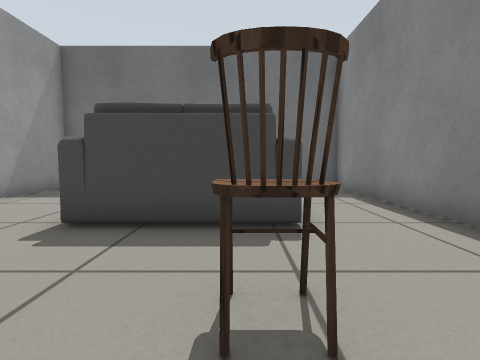
view 1 (above)

17 first-person views from a walk through a world built for the Gazebo simulator. The camera is 0.5 m above the floor, tilts 4° down and sees 80° across. The floor is counted in squares, 0.5 m on a side. Each view is taken from the middle of a square. On the plan, view 1 faces up. The plan holds only what a view shows up to about 11 squares ahead; the rest is blank. The robots in the file are not drawn. Some surface patterns are stand-ins.

view 2
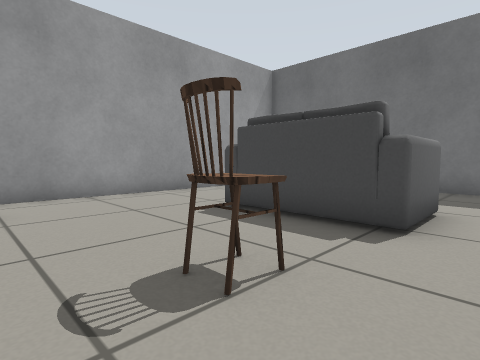

view 3
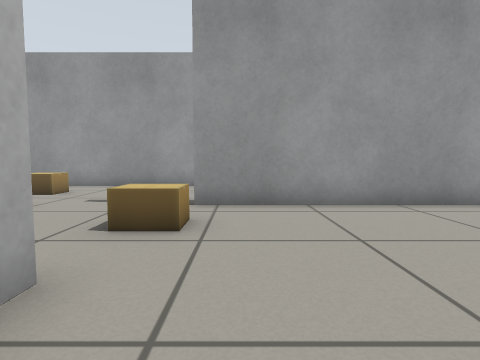

view 4
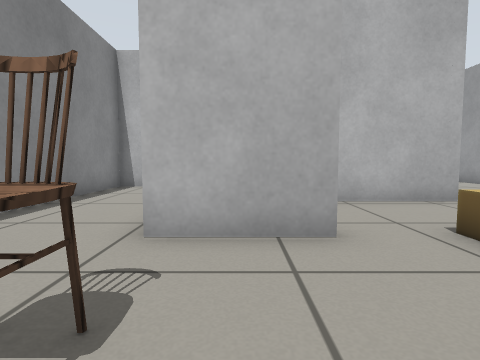

view 5
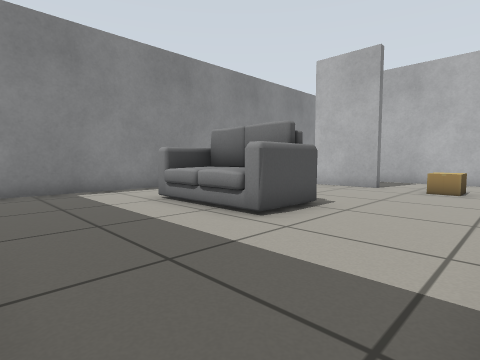

view 6
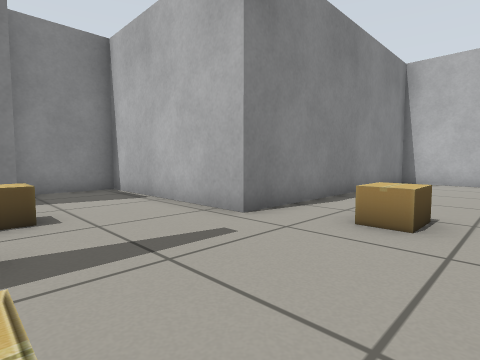

view 7
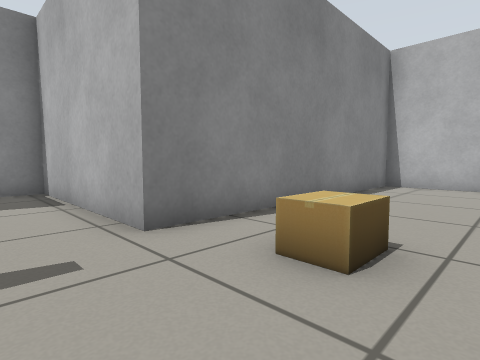

view 8
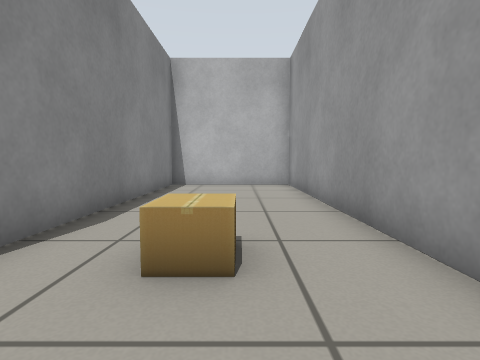

view 9
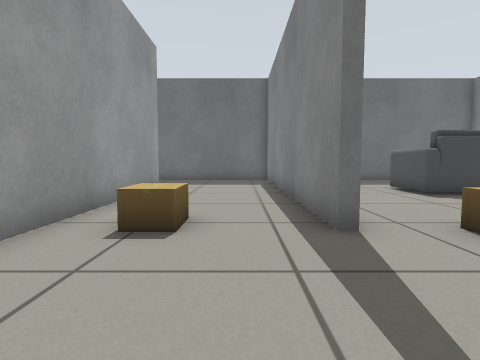

view 10
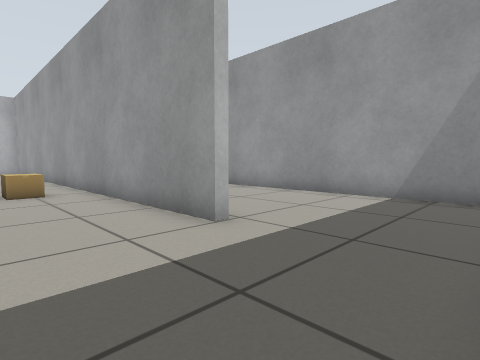

view 11
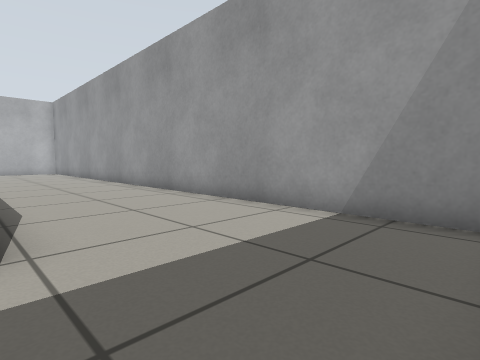

view 12
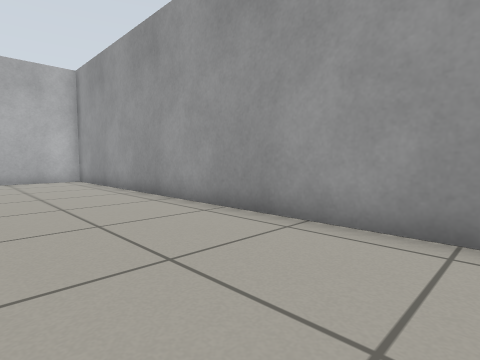

view 13
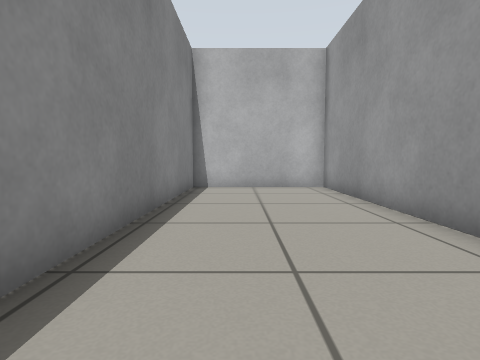

view 14
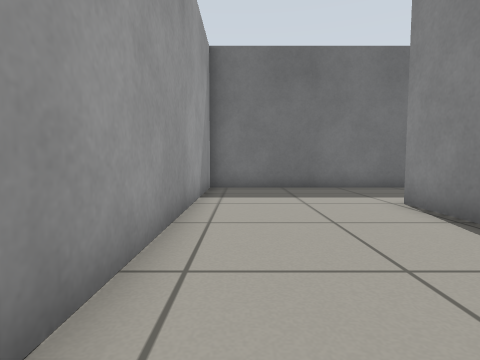

view 15
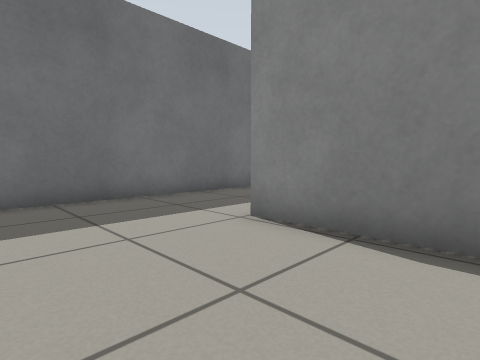

view 16
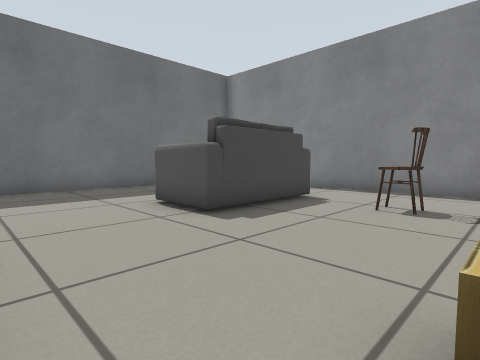

view 17
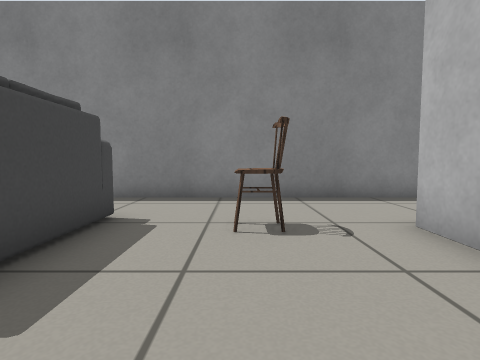

### Floor plan
Points are (right, up) in squares from view 1. A wall is a line through its corners. A room is listed if a view was taken in it or the views show most of it. See-through windows are left out.
Room 1 (views 1, 2, 3, 4, 5, 6, 7, 8, 9, 10, 16, 17)
walls: (-2.4, -0.6) (0.2, -0.6); (-6.6, -0.1) (-6.6, 7.1); (-11, 6.5) (-11, -13.2); (2.6, -7.7) (3.5, -7.7) (3.5, 10.4) (-6.3, 10.4) (-6.3, -0.1); (-7, 10.4) (-10.4, 10.4); (-9, -13.5) (-6.3, -13.5) (-6.3, -3.8) (-0.1, -3.8) (-0.1, -1.1)
ways out: opening at (-11, 8.5) to room 2
objects: cardboard box (-9, -5) to (-8, -5); cardboard box (-9, 0) to (-9, 1); cardboard box (-5, -1) to (-4, 0); sofa (-2, 4) to (1, 6); chair (0, 2)
Room 2 (views 11, 12, 13, 14, 15)
walls: (-11.3, 3.2) (-11.3, 6.5) (-11, 6.5); (-10.4, 10.4) (-16.1, 10.4) (-16.1, -13.5) (-11.3, -13.5) (-11.3, -5)
ways out: opening at (-11, 8.5) to room 1

Positions as (right, up) in squares from view 1, and headings:
1: (0, 0), facing up
2: (2, 0), facing up-left
3: (0, 1), facing left
4: (-1, 3), facing down
5: (-6, 10), facing down-right
6: (-10, 0), facing down-right
7: (-10, -2), facing down-right
8: (-9, -2), facing down
9: (-8, -4), facing up
10: (-8, 10), facing down-left
11: (-11, 10), facing down-left
12: (-12, 1), facing down-left
13: (-13, -3), facing down
14: (-15, 0), facing up
15: (-15, 3), facing up-right
16: (-6, 0), facing up-right
17: (-4, 2), facing right
